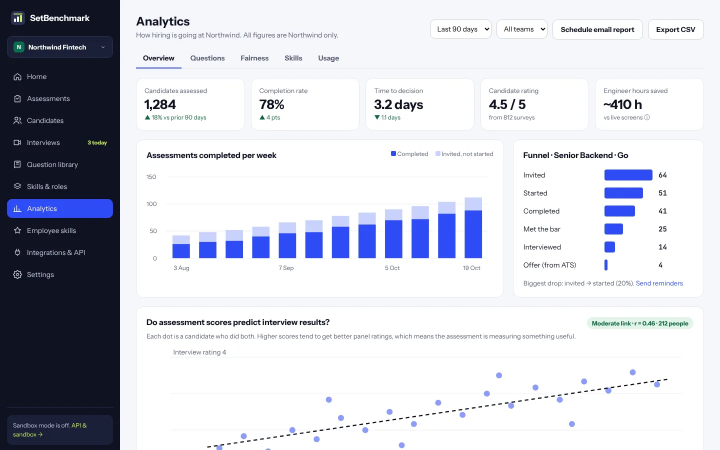
#> input picture images/product/A01-Overview.webp, 1440 x 900 px (shown at 1/2 size)
$ python -i render_high_res_product_uis.py   (imports and definitions only)
#> lines starting #> are read from the running program, lines starting #| are printed output that depends on the picture
"""
Renders high-resolution 2x Retina (2880x1800) product UI screenshots from the
canonical HTML prototypes in C:\\Users\\Admin\\Downloads\\SetBenchmark_Figma_Import\\html-prototype\\
with optimized typography and contrast for product mockups.
"""

from __future__ import annotations

import os
import shutil
import subprocess
import tempfile
from pathlib import Path
from PIL import Image, ImageFilter

ROOT = Path(__file__).resolve().parent.parent
PRODUCT_DIR = ROOT / "public" / "images" / "product"
PROTO_DIR = Path(r"C:\Users\Admin\Downloads\SetBenchmark_Figma_Import\html-prototype")

MSEDGE_PATHS = [
    r"C:\Program Files (x86)\Microsoft\Edge\Application\msedge.exe",
    r"C:\Program Files\Microsoft\Edge\Application\msedge.exe",
]
msedge_bin = next((p for p in MSEDGE_PATHS if os.path.exists(p)), None)
# [2 lines not run here, left out]

TARGET_W = 2880
TARGET_H = 1800

READABILITY_CSS = """
<style>
/* High-definition readability tuning for mockup screens */
html, body {
  -webkit-font-smoothing: antialiased !important;
  -moz-osx-font-smoothing: grayscale !important;
  text-rendering: optimizeLegibility !important;
}
body {
  font-size: 15px !important;
  color: #0F172A !important;
}
h1, .h1 {
  font-size: 24px !important;
  font-weight: 700 !important;
  color: #0F172A !important;
}
h2, h3, .h2, .h3 {
  font-size: 16px !important;
  font-weight: 700 !important;
  color: #0F172A !important;
}
p, li, td, th {
  font-size: 14.5px !important;
  color: #1E293B !important;
  line-height: 1.6 !important;
}
.mono, code, pre {
  font-family: 'JetBrains Mono', monospace !important;
}
/* Code and spans inside problem descriptions or light surfaces */
p .mono, li .mono, p code, li code {
  color: #0F172A !important;
  font-weight: 600 !important;
}
pre[style*='background:#F5'], pre[style*='background:#f5'],
pre[style*='background: #F5'], pre[style*='background: #f5'],
pre[style*='background:#fff'], pre[style*='background:#FFF'],
div[style*='background:#F5'] .mono, div[style*='background:#f5'] .mono,
div[style*='background:#fff'] .mono, div[style*='background:#FFF'] .mono {
  color: #0F172A !important;
  font-weight: 500 !important;
}
/* Dark panels (editor, test runner, terminal, dark sidebars) */
[style*='background:#252B45'] .mono, [style*='background:#121626'] .mono,
[style*='background:#161B2E'] .mono, [style*='background:#1E2337'] .mono,
[style*='background:#0F1222'] .mono, [style*='background:#1A2035'] .mono,
[style*='background:#141824'] .mono, [style*='background:#0B0F19'] .mono,
[style*='background:#121626'] span, [style*='background:#141824'] span,
[style*='background:#0F1222'] div, [style*='background:#0F1222'] span,
pre[style*='color:#E6E9F5'] .mono, pre[style*='color:#E6E9F5'] {
  color: #E6E9F5 !important;
}
.kw { color: #D2A8FF !important; font-weight: 600 !important; }
.fn { color: #79C0FF !important; font-weight: 600 !important; }
.st { color: #7EE787 !important; font-weight: 500 !important; }
.cm { color: #8B949E !important; font-style: italic !important; }
.ty { color: #FFA657 !important; font-weight: 600 !important; }
.ln { font-size: 13px !important; color: #6E7681 !important; opacity: 1 !important; }
.chip { font-weight: 600 !important; font-size: 13px !important; }
</style>
"""


# [42 lines left out: function render_html_to_image, not called in this run]


def enhance_png(src_path: Path) -> None:
    """Upscale 1440x900 PNGs to 2880x1800 with Lanczos and unsharp mask edge enhancement."""
#> called with src_path = '../images/product/A01-Overview.webp'
    im = Image.open(src_path).convert("RGBA")
    if im.size != (TARGET_W, TARGET_H):
        im = im.resize((TARGET_W, TARGET_H), Image.Resampling.LANCZOS)
#> im: PIL image 2880x1800 RGBA
        # Subtle unsharp mask for razor-sharp text stems
        im = im.filter(ImageFilter.UnsharpMask(radius=1.5, percent=130, threshold=2))
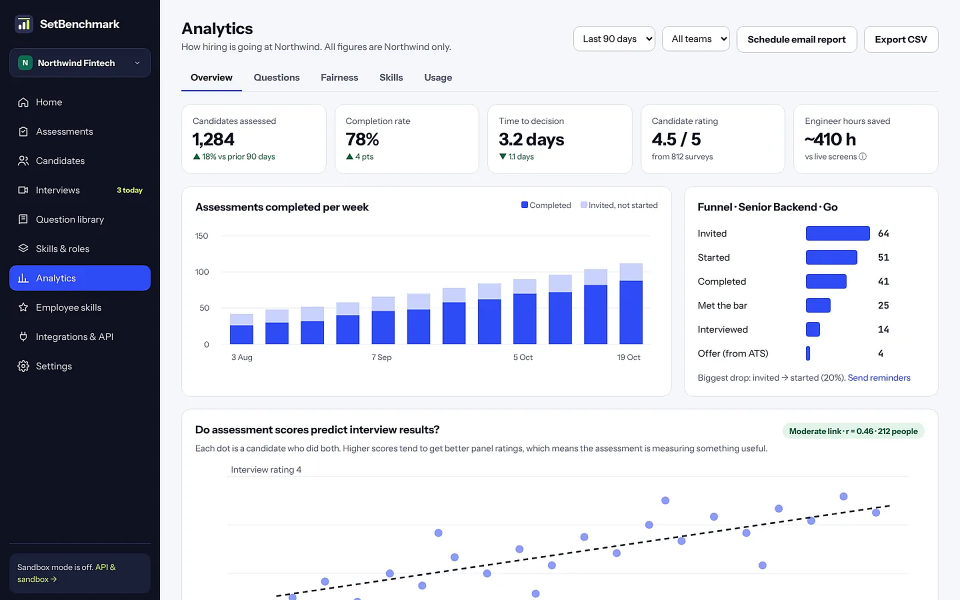
#> im: PIL image 2880x1800 RGBA (shown at 1/3 size); mean R, G, B, A 204, 206.2, 214.9, 255
        im.save(src_path, "PNG", optimize=True)
#> (the run stopped early here; a loop or call above may not have finished)

$ run again, on dist/images/product/A03-Fairness.webp
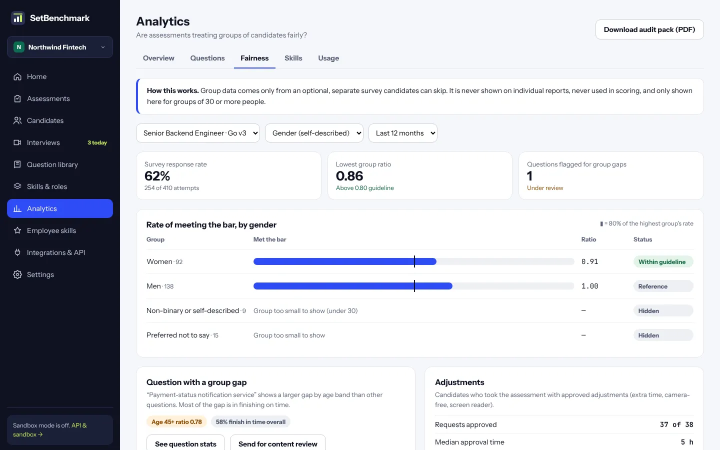
#> input picture dist/images/product/A03-Fairness.webp, 1440 x 900 px (shown at 1/2 size)
#> in enhance_png, `im = im.filter(ImageFilter.UnsharpMask(radius=1.5, percent=130, thresh..`:
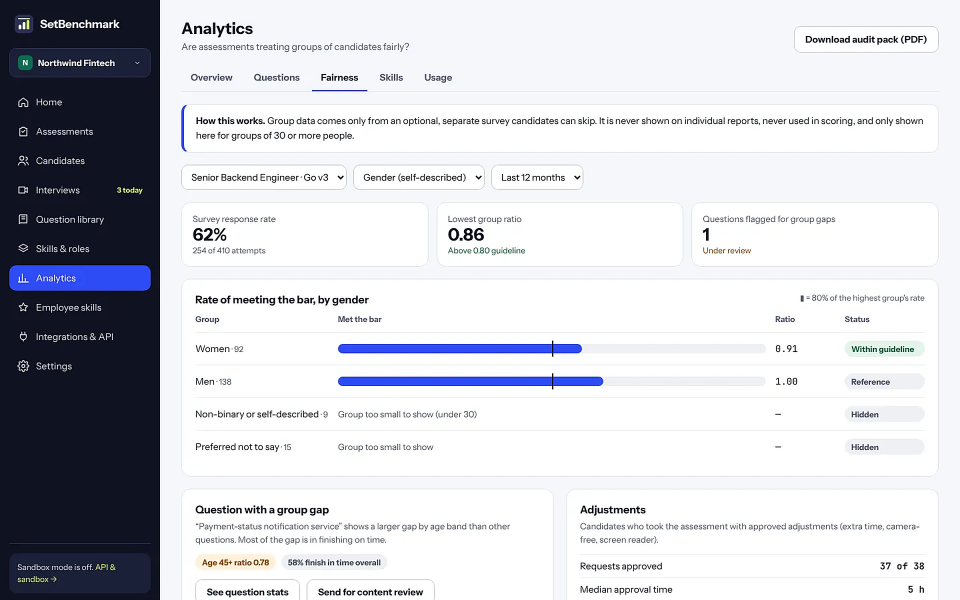
#> im: PIL image 2880x1800 RGBA (shown at 1/3 size); mean R, G, B, A 206.4, 208, 213.9, 255
